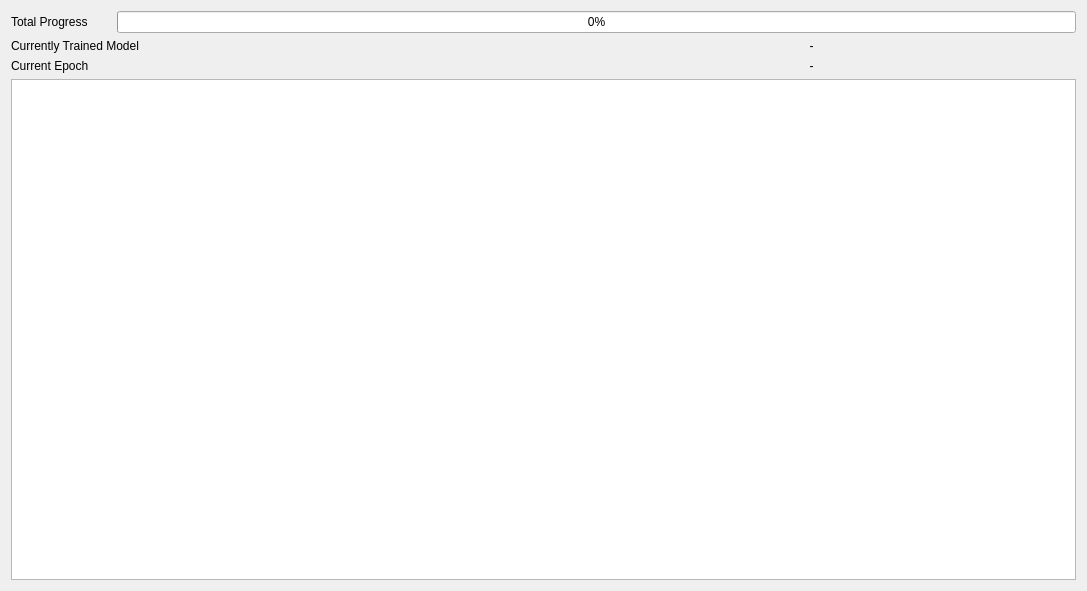
<?xml version="1.0" encoding="UTF-8"?>
<ui version="4.0">
 <class>Dialog</class>
 <widget class="QDialog" name="Dialog">
  <property name="geometry">
   <rect>
    <x>0</x>
    <y>0</y>
    <width>1087</width>
    <height>591</height>
   </rect>
  </property>
  <property name="windowTitle">
   <string>DP CNN - Training</string>
  </property>
  <layout class="QVBoxLayout" name="verticalLayout">
   <item>
    <layout class="QHBoxLayout" name="horizontalLayout">
     <item>
      <widget class="QLabel" name="label_training">
       <property name="minimumSize">
        <size>
         <width>100</width>
         <height>0</height>
        </size>
       </property>
       <property name="text">
        <string>Total Progress</string>
       </property>
      </widget>
     </item>
     <item>
      <widget class="QProgressBar" name="progressBar_training">
       <property name="value">
        <number>0</number>
       </property>
      </widget>
     </item>
    </layout>
   </item>
   <item>
    <layout class="QHBoxLayout" name="horizontalLayout_3">
     <item>
      <widget class="QLabel" name="label_training_model">
       <property name="minimumSize">
        <size>
         <width>100</width>
         <height>0</height>
        </size>
       </property>
       <property name="text">
        <string>Currently Trained Model</string>
       </property>
      </widget>
     </item>
     <item>
      <widget class="QLabel" name="label_training_model_name">
       <property name="text">
        <string>-</string>
       </property>
       <property name="alignment">
        <set>Qt::AlignCenter</set>
       </property>
      </widget>
     </item>
    </layout>
   </item>
   <item>
    <layout class="QHBoxLayout" name="horizontalLayout_2">
     <item>
      <widget class="QLabel" name="label_training_epoch">
       <property name="minimumSize">
        <size>
         <width>100</width>
         <height>0</height>
        </size>
       </property>
       <property name="text">
        <string>Current Epoch</string>
       </property>
      </widget>
     </item>
     <item>
      <widget class="QLabel" name="label_epoch_current_total">
       <property name="text">
        <string>-</string>
       </property>
       <property name="alignment">
        <set>Qt::AlignCenter</set>
       </property>
      </widget>
     </item>
    </layout>
   </item>
   <item>
    <widget class="QTextBrowser" name="textBrowser_training"/>
   </item>
  </layout>
 </widget>
 <resources/>
 <connections/>
</ui>
